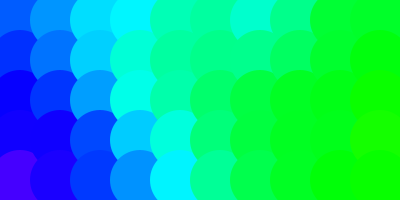
Frame 1 (no input)
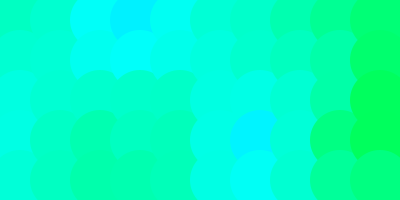
Frame 60 (the mouse pressed at the canvas centre just before this capture)
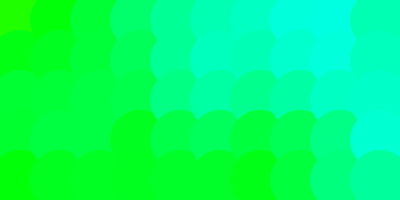
Frame 120 (the mouse held since frame 60 and released just before this capture)

The Processing sketch that drew these frames (run headless with seeded random() and noise(); from frame 60 on, the mouse is pressed at the canvas centre):

// Processing sketch: Candy_Space_Understanding_noise_with_2_and_3_parameters
// ── Candy_Space_Understanding_noise_with_2_and_3_parameters.pde
float a = 0;

void setup() {
  size(400, 200);
  noStroke();
  colorMode(HSB); // hue saturation brightness
}
void draw() {
  float x = 0;
  while (x < width) {

    float y = 0;
    while(y < height) {
      float co = 255 * noise(x/500, y/500, a);
      fill(co, 255, 255);
      ellipse(20 + x, 20 + y, 60, 60);
      y = y + 40;
    }    
    
    x = x + 40;
  }
  
  a = a + 0.02;
}
